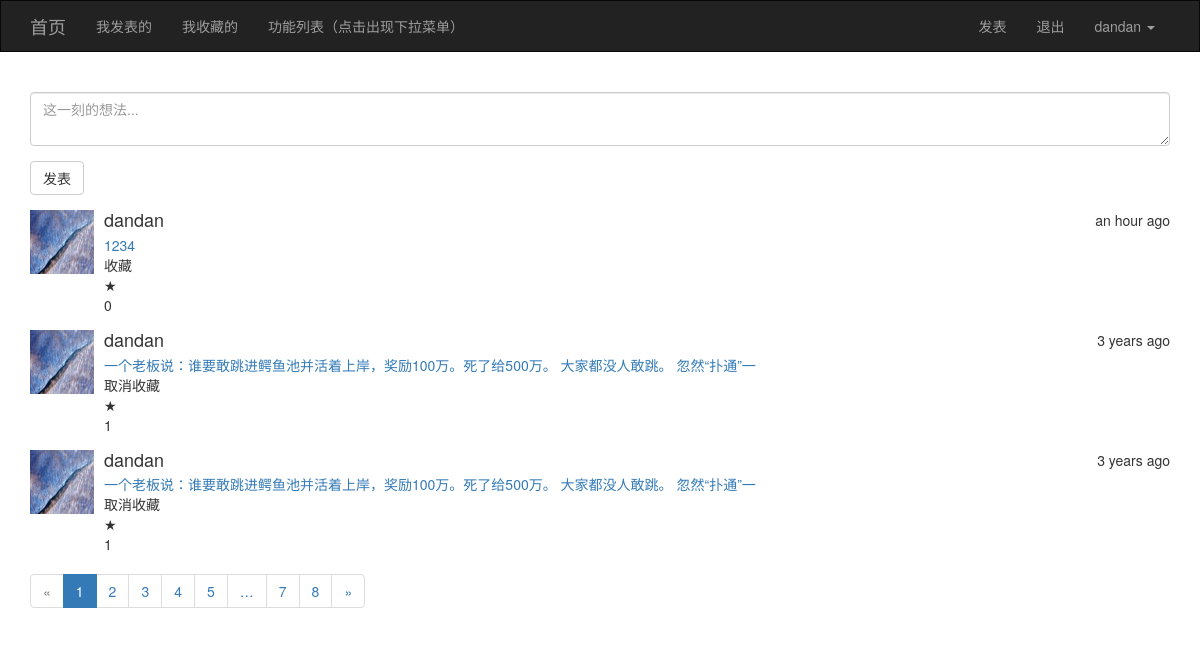
The page / (signed in) on the database its author committed.
### app/models/user.py (models this page shows, shortened)
class User(UserMixin, db.Model):
    __tablename__ = 'users'
    id = db.Column(db.Integer, primary_key=True)
    username = db.Column(db.String(32), unique=True)
    password_hash = db.Column(db.String(128))
    email = db.Column(db.String(64), unique=True)
    confirmed = db.Column(db.Boolean, default=False)
    icon = db.Column(db.String(64), default='default.jpg')
    posts = db.relationship('Posts', backref='user', lazy='dynamic')  # 动态加载
    favorites = db.relationship('Posts', secondary='collections', backref=db.backref('users', lazy='dynamic'), lazy='dynamic')
    @property
    def password(self):
        raise AttributeError('密码是不可读属性')
    def is_favorite(self, pid):
        favorites = self.favorites.all()  # self.favorite是表的反向引用
        posts = list(filter(lambda p: p.id == pid, favorites))
        if len(posts) > 0:
            return True
        else:
            return False

### app/models/posts.py (models this page shows)
class Posts(db.Model):
    __tablename__ = 'posts'
    id = db.Column(db.Integer, primary_key=True)
    rid = db.Column(db.Integer, index=True, default=0)
    content = db.Column(db.Text)
    timestamp = db.Column(db.DateTime, default=datetime.utcnow)
    collect_count = db.Column(db.Integer, default=0)
    uid = db.Column(db.Integer, db.ForeignKey('users.id'))

### app/views/main.py (the view, shortened to what this page needs)
@main.route('/', methods=['GET', 'POST'])
def index():
    form = PostsForm()
    page = request.args.get('page', 1, type=int)
    pagination = Posts.query.filter_by(rid=0).order_by(Posts.timestamp.desc()).paginate(page, per_page=3, error_out=False)
    posts = pagination.items
    return render_template('main/index.html', form=form, posts=posts, pagination=pagination)

### app/forms/posts.py
class PostsForm(FlaskForm):
    content = TextAreaField('',render_kw={'placeholder' : '这一刻的想法...'}, validators=[DataRequired()])
    submit = SubmitField('发表')

### app/models/user.py (called while the page is built)
@login_manager.user_loader
def load_user(uid):
    return User.query.get(int(uid))

### app/templates/main/index.html (shortened to what this page needs)
{% extends 'common/base.html' %}
{% from 'common/macro.html' import pagination_show %}
{% block page_content %}
    {{ wtf.quick_form(form) }}
    {% for post in posts %}
        <div class="media">
          <div class="media-left">
            <a href="#">
              <img class="media-object" src="{{ url_for('static', filename='upload/' + post.user.icon) }}" alt="头像" style="width: 64px; height: 64px">
            </a>
          </div>
          <div class="media-body">
              <div style="float:right;">
                  {{ moment(post.timestamp).fromNow() }}
              </div>
            <h4 class="media-heading">{{ post.user.username }}</h4>
            <a href="{{ url_for('main.post_detail', id=post.id) }}">
                {{ post.content }}
            </a>
              {% if current_user.is_authenticated %}
                  <div style="cursor: pointer" class="collect" url="{{ url_for('posts.collect', pid=post.id) }}">{% if current_user.is_favorite(post.id) %}取消收藏{% else %}收藏{% endif %}</div>
              {% endif %}
                ★<div id="fa">{{ post.collect_count }}</div>
          </div>
        </div>
    {% endfor %}
    {{ pagination_show(pagination, 'main.index') }}
{% endblock %}

### app/templates/common/base.html (shortened to what this page needs)
{% extends 'bootstrap/base.html' %}
{% import 'bootstrap/wtf.html' as wtf %}
{% block styles %}
    {{ super() }}
{% endblock %}
{% block navbar %}
    <nav class="navbar navbar-inverse" style="border-radius: 0px;">
        <div class="container">
            <div class="navbar-header">
                <a class="navbar-brand" href="{{ url_for('main.index') }}">首页</a>
            </div>
            <div class="collapse navbar-collapse">
                <ul class="nav navbar-nav">
                    <li><a href="{{ url_for('user.mine') }}">我发表的</a></li>
                    <li><a href="{{ url_for('user.favorite') }}">我收藏的</a></li>
                    <li onclick = "f('sub_menu_1')"><a>功能列表（点击出现下拉菜单）</a>
                    </li>
                </ul>
                <ul class="nav navbar-nav navbar-right">
                <li><a href="{{ url_for('posts.pub') }}">发表</a></li>
                {% if current_user.is_authenticated %}
                    <li><a href="{{ url_for('user.logout') }}">退出</a></li>
                    <li class="dropdown">
                        <a href="#" class="dropdown-toggle" data-toggle="dropdown" role="button" aria-haspopup="true"
                           aria-expanded="false">{{ current_user.username }} <span class="caret"></span></a>
                    </li>
                {% else %}
                    <li><a href="{{ url_for('user.register') }}">注册</a></li>
                    <li><a href="{{ url_for('user.login') }}">登录</a></li>
                {% endif %}
                </ul>
            </div>
        </div>
    </nav>
{% endblock %}
{% block content %}
    <div class="container">
        {% block page_content %}默认内容{% endblock %}
    </div>
{% endblock %}

### app/templates/common/macro.html
{% macro pagination_show(pagination, endpoint) %}
    <nav aria-label="Page navigation">
      <ul class="pagination">
        <li {% if not pagination.has_prev %}class="disabled"{% endif %}>
          <a href="{% if pagination.has_prev %}{{ url_for(endpoint, page=pagination.prev_num, **kwargs) }}{% else %}#{% endif %}" aria-label="Previous">
            <span aria-hidden="true">&laquo;</span>
          </a>
        </li>
        {% for p in pagination.iter_pages() %}
            {% if p %}
                <li {% if pagination.page == p %}class="active"{% endif %}><a href="{{ url_for(endpoint, page=p, **kwargs) }}">{{ p }}</a></li>
            {% else %}
                <li><a href="#">&hellip;</a></li>
            {% endif %}
        {% endfor %}
        <li {% if not pagination.has_next %}class="disabled"{% endif %}>
          <a href="{% if pagination.has_next %}{{ url_for(endpoint, page=pagination.next_num, **kwargs) }}{% else %}#{% endif %}" aria-label="Next">
            <span aria-hidden="true">&raquo;</span>
          </a>
        </li>
      </ul>
    </nav>
{% endmacro %}

### rows shown on the page
User: username "dandan"
Posts: icon (picture), timestamp "an hour ago", user.username "dandan", content "1234", shows "收藏", collect_count "0"
Posts: icon (picture), timestamp "3 years ago", user.username "dandan", content "一个老板说：谁要敢跳进鳄鱼池并活着上岸，奖励100万。死了给500万。 大家都没人敢跳。 忽然“扑通”一", shows "取消收藏", collect_count "1"
Posts: icon (picture), timestamp "3 years ago", user.username "dandan", content "一个老板说：谁要敢跳进鳄鱼池并活着上岸，奖励100万。死了给500万。 大家都没人敢跳。 忽然“扑通”一", shows "取消收藏", collect_count "1"

### other values the page prints
{{ p }} "1" "2" "3" "4" "5" "7" "8"
